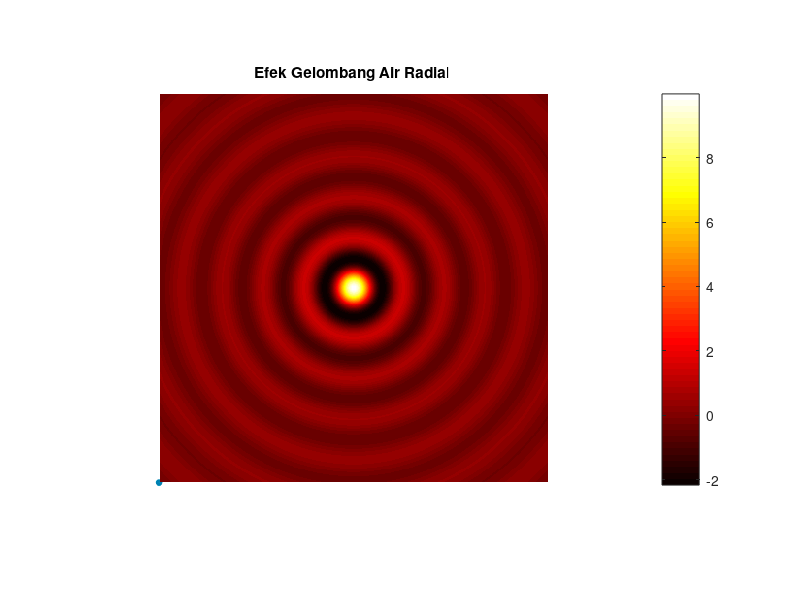
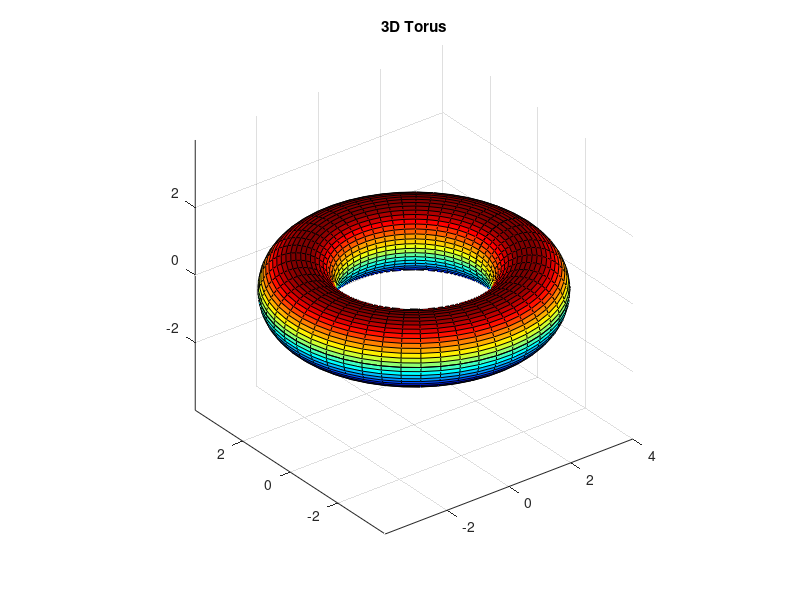

Write the MATLAB code that produced these figures, in order.
% GRAFI 2 DIMENSI

%Grafik Fungsi Sinusoidal Berwarna
x = linspace(0, 2*pi, 200);
y = sin(2*x) .* exp(-0.2*x);
plot(x, y, 'm-', 'LineWidth', 2);
xlabel('x'); ylabel('y');
title('y = sin(2x) * exp(-0.2x)');
grid on;

%Beberapa Fungsi dalam Satu Grafik
x = linspace(-2*pi, 2*pi, 300);
plot(x, sin(x), 'b-', x, cos(x), 'r--', x, sin(x).*cos(x), 'g:','LineWidth', 2);
legend('sin(x)', 'cos(x)', 'sin(x)*cos(x)');
xlabel('x'); ylabel('y');
title('Beberapa Fungsi Trigonometri');
grid on;

% %Scatter Plot dengan Warna Gradient
x = linspace(0, 4*pi, 100);
y = sin(x);
c = x;  % Warna berdasarkan nilai x
scatter(x, y, 50, c, 'filled');
colorbar;
xlabel('x'); ylabel('sin(x)');
title('Scatter Plot dengan Warna Berdasarkan Nilai x');
grid on;

%Kurva Bunga (Rose Curve)
theta = linspace(0, 2*pi, 1000);
r = cos(4*theta);
x = r .* cos(theta);
y = r .* sin(theta);
plot(x, y, 'm', 'LineWidth', 2);
title('Kurva Bunga (r = cos(4?))');
axis equal; grid on;

%Pola Spiral Sinusoidal
theta = linspace(0, 6*pi, 1500);
r = sin(3*theta).*exp(0.05*theta);
x = r .* cos(theta);
y = r .* sin(theta);
plot(x, y, 'c', 'LineWidth', 2);
title('Spiral Sinusoidal Eksponensial');
axis equal; grid on;

%Jaring Pola Poligon Dinamis
theta = linspace(0, 2*pi, 7);
hold on;
for r = 1:0.2:3
    x = r * cos(theta);
    y = r * sin(theta);
    plot(x, y, 'Color', [0 0.5 0.7]);
end
title('Jaring Poligon Simetris');
axis equal; grid on;

%Efek "Gelombang Air" Radial
[x, y] = meshgrid(linspace(-3, 3, 400));
r = sqrt(x.^2 + y.^2);
z = sin(10*r) ./ (r + eps);  
imagesc(z);
colormap(hot);
axis off equal;
title('Efek Gelombang Air Radial');
colorbar;


% GRAFIK 3 DIMENSI

% Grafik 3D dari fungsi z = sin(x) * cos(y)
[x, y] = meshgrid(-5:0.1:5, -5:0.1:5);
z = sin(x) .* cos(y);
figure
surf(x, y, z)
title('Grafik 3D dari z = sin(x) * cos(y)')
xlabel('X')
ylabel('Y')
zlabel('Z')
shading interp
colormap jet
colorbar

%Permukaan Gelombang
[x, y] = meshgrid(-5:0.1:5, -5:0.1:5);
z = sin(x) .* cos(y);
surf(x, y, z)
title('z = sin(x) * cos(y)')

%Paraboloid
[x, y] = meshgrid(-3:0.1:3, -3:0.1:3);
z = x.^2 + y.^2;
surf(x, y, z)
title('Paraboloid: z = x^2 + y^2')

%Saddle Surface
[x, y] = meshgrid(-3:0.1:3, -3:0.1:3);
z = x.^2 - y.^2;
surf(x, y, z)
title('Saddle Surface: z = x^2 - y^2')

%Fungsi Gaussian
[x, y] = meshgrid(-2:0.1:2, -2:0.1:2);
z = exp(-(x.^2 + y.^2));
surf(x, y, z)
title('Gaussian Surface: z = exp(-(x^2 + y^2))')

%Fungsi Spiral (Heliks 3D)
t = linspace(0, 10*pi, 1000);
r = linspace(0, 1, 1000);
x = r .* cos(t);
y = r .* sin(t);
z = t;
plot3(x, y, z)
title('3D Spiral (Heliks)')

%Sphere (Bola)
[x, y, z] = sphere(50);
surf(x, y, z)
axis equal
title('3D Sphere')

%Torus (Donat)
theta = linspace(0, 2*pi, 50);
phi = linspace(0, 2*pi, 50);
[theta, phi] = meshgrid(theta, phi);
R = 3; % radius luar
r = 1; % radius dalam
x = (R + r * cos(theta)) .* cos(phi);
y = (R + r * cos(theta)) .* sin(phi);
z = r * sin(theta);
surf(x, y, z)
axis equal
title('3D Torus')
